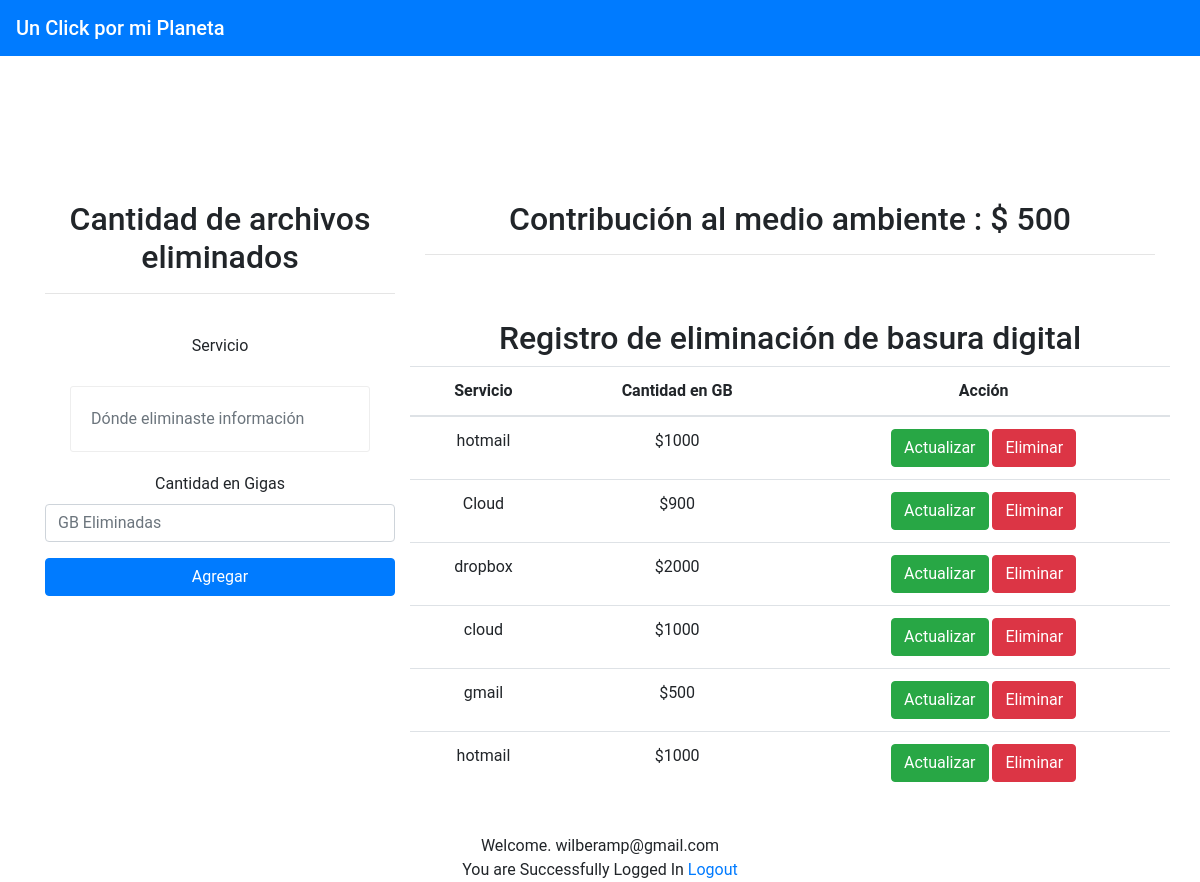
Page / (signed in) on the committed database.
### tables this page shows
CREATE TABLE IF NOT EXISTS `budget` (
  `id` int NOT NULL,
  `idusuario` int NOT NULL,
  `name` varchar(100) NOT NULL,
  `amount` varchar(50) NOT NULL,
  PRIMARY KEY (`id`),
  KEY `fk_idusuario_idx` (`idusuario`)
);

CREATE TABLE IF NOT EXISTS `usuario` (
  `idusuario` int NOT NULL,
  `nombre` varchar(200) NOT NULL,
  `email` varchar(200) NOT NULL,
  `password` varchar(200) NOT NULL,
  `pais` varchar(100) NOT NULL,
  `ciudad` varchar(100) NOT NULL,
  `sexo` varchar(40) NOT NULL,
  `ocupacion` varchar(150) NOT NULL,
  `empresa` varchar(150) NOT NULL,
  `fechareg` timestamp NOT NULL DEFAULT CURRENT_TIMESTAMP,
  PRIMARY KEY (`idusuario`),
  UNIQUE KEY `email` (`email`)
);

### process.php (called while the page is built, shortened)
<?php
$con = new mysqli("localhost","root","","budget_calculator");
$total = 0;
$update = false;
$name = '';
$amount = '';
    $result = mysqli_query($con, "SELECT * FROM budget WHERE idusuario = 8;");
    while($row = $result->fetch_assoc()){
        $total = $total + $row['amount'];
    }
?>

### index.php (the view, shortened to what this page needs)
<?php
  require 'database.php';
  if (isset($_SESSION['user_id'])) {
    $records = $conn->prepare('SELECT idusuario, email, password FROM usuario WHERE idusuario = :idusuario');
    $records->bindParam(':idusuario', $_SESSION['user_id']);
    $records->execute();
    $results = $records->fetch(PDO::FETCH_ASSOC);
    $user = null;
    if (count($results) > 0) {
      $user = $results;
    }
  }
?>
<!DOCTYPE html>
<html>
  <head>
    <link rel="stylesheet" href="css/bootstrap.min.css">
    <link rel="stylesheet" href="assets/css/style.css">
  </head>
  <body>
    <?php require 'partials/header.php' ?>
    <br><br><br>
    <?php if(!empty($user)): ?>
    <?php require_once 'process.php'; ?>
    <?php $con = new mysqli("localhost","root","","budget_calculator"); ?>
    <br><br><br>
    <div class="container">
        <div class="row">
            <div class="col-md-4">
                <h2 class="text-center">Cantidad de archivos eliminados</h2>
                <hr><br>
                <form action="process.php" method="POST">
                    <div class="form-group">
                        <label for="budgetTitle">Servicio</label>
                        <input type="text" name="budget" class="form-control" id="budgetTitle" placeholder="Dónde eliminaste información" required autocomplete="off"  value="<?php echo $name; ?>">
                    </div>
                    <div class="form-group">
                        <label for="amount">Cantidad en Gigas</label>
                        <input type="number" name="amount" step="any" class="form-control" id="amount" placeholder="GB Eliminadas" required  value="<?php echo $amount; ?>">
                    </div>
                    <?php if($update == true): ?>
                    <button type="submit" name="update" class="btn btn-success btn-block">Actualizar</button>
                    <?php else: ?>
                    <button type="submit" name="save" class="btn btn-primary btn-block">Agregar</button>
                    <?php endif; ?>
                </form>
            </div>
            <div class="col-md-8">
                <h2 class="text-center">Contribución al medio ambiente : $ <?php echo $total;?></h2>
                <hr>
                <br><br>
                <h2>Registro de eliminación de basura digital</h2>
                <?php
                    $result = mysqli_query($con, "SELECT * FROM budget");
                ?>
                <div class="row justify-content-center">
                    <table class="table">
                        <thead>
                            <tr>
                                <th>Servicio</th>
                                <th>Cantidad en GB</th>
                                <th colspan="2">Acción</th>
                            </tr>
                        </thead>
                        <?php
                            while($row = $result->fetch_assoc()): ?>
                            <tr>
                                <td><?php echo $row['name']; ?></td>
                                <td> $<?php echo $row['amount']; ?></td>
                                <td>
                                    <a href="index.php?edit=<?php echo $row['id']; ?>" class="btn btn-success">Actualizar</a>
                                    <a href="process.php?delete=<?php echo $row['id']; ?>"  class="btn btn-danger">Eliminar</a>
                                </td>
                            </tr>
                        <?php endwhile ?>
                    </table>
                </div>
            </div>
        </div>
    </div>
      <br> Welcome. <?= $user['email']; ?>
      <br>You are Successfully Logged In
      <a href="logout.php">
        Logout
      </a>
    <?php else: ?>
      <h1>Please Login or SignUp</h1>
      <a href="login.php">Login</a> or
      <a href="signup.php">SignUp</a>
    <?php endif; ?>
  </body>
</html>

### partials/header.php
<nav class="navbar navbar-dark bg-primary text-center">
  <span class="navbar-brand mb-0 h1 text-center">Un Click por mi Planeta</span>
</nav>

### assets/css/style.css (style rules this page uses)
body { margin: 0; padding: 0; font-family: 'Roboto', sans-serif; text-align: center; }
input[type="text"], input[type="password"] { outline: none; padding: 20px; display: block; width: 300px; border-radius: 3px; border: 1px solid #eee; margin: 20px auto; }

### rows in the picture
budget: name "hotmail", amount "1000"
budget: name "Cloud", amount "900"
budget: name "dropbox", amount "2000"
budget: name "cloud", amount "1000"
budget: name "gmail", amount "500"
budget: name "hotmail", amount "1000"
usuario: email "wilberamp@gmail.com"

### other values in the picture
$total "500"
